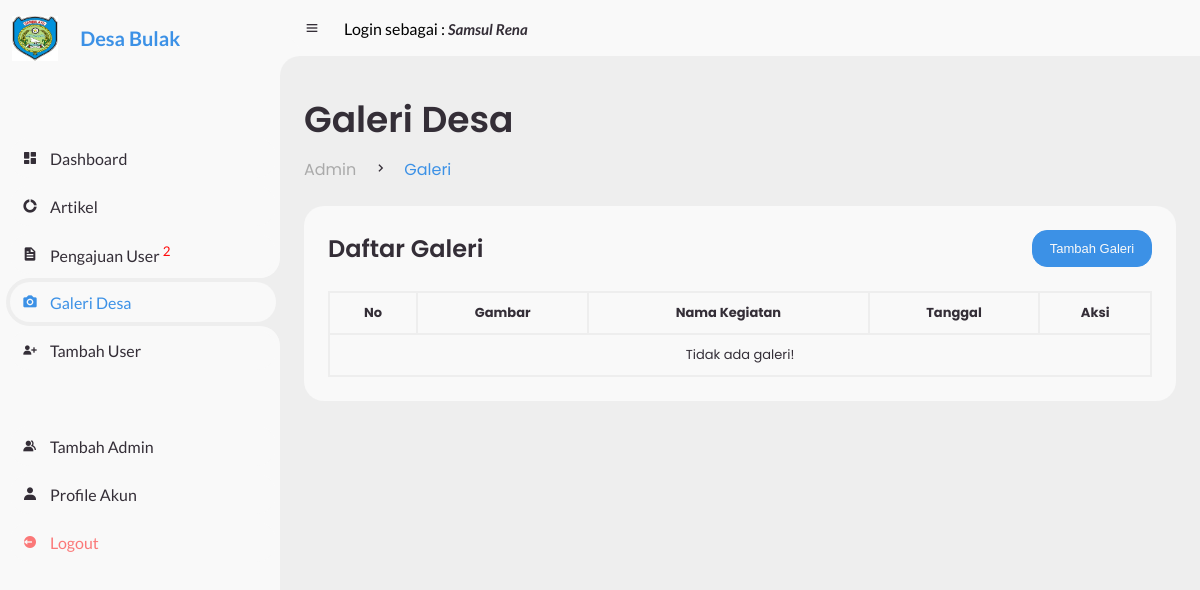
Before: /admin/galeri.php (signed in) with the older database file.
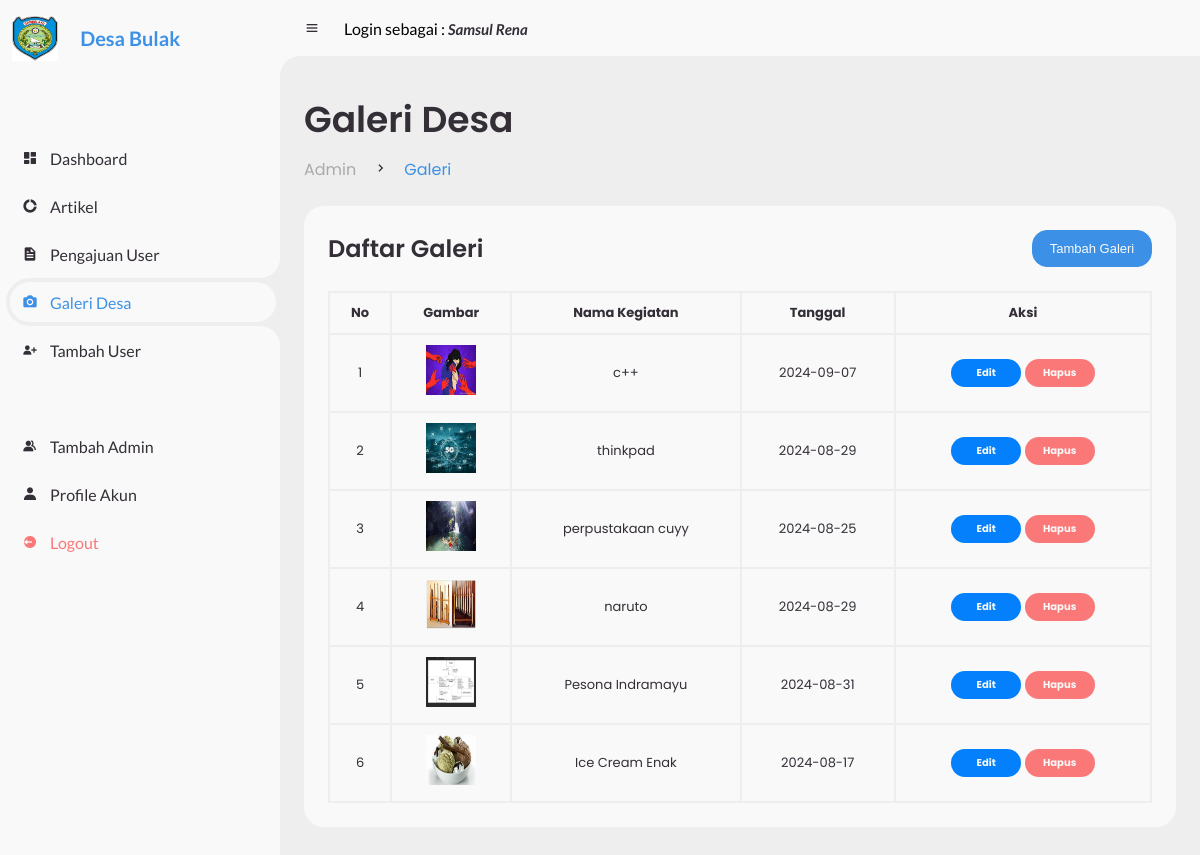
After: the same page with the newer database file.
### tables this page shows
CREATE TABLE `galeri` (
  `id_galeri` int(11) NOT NULL,
  `judul` varchar(255) NOT NULL,
  `gambar` varchar(255) NOT NULL,
  `tanggal` date NOT NULL
);

### admin/galeri.php (the view, shortened to what the changed rows need)
<?php
    require '../config/db.php';
    $sql = "SELECT id_galeri, gambar, judul,tanggal FROM galeri ORDER BY id_galeri DESC";
    $result = $conn->query($sql);
    $jumlah_pengajuan_baru = "SELECT COUNT(*) as total_pengajuan FROM pengajuan WHERE status = 'Pending'";
    $hasil = mysqli_query($conn, $jumlah_pengajuan_baru);
    $total_pengajuan = 0;
    if ($hasil && mysqli_num_rows($hasil) > 0) {
        $row = mysqli_fetch_assoc($hasil);
        $total_pengajuan = $row['total_pengajuan'];
    }
?>
<?php include 'header.php' ?>
<body>
    <section id="sidebar">
        <ul class="side-menu top">
            <li>
                <a href="pengajuan_user.php">
                    <span class="text">Pengajuan User
                        <?php if ($total_pengajuan > 0): ?>
                            <sup><?php echo $total_pengajuan; ?></sup>
                        <?php endif; ?>
                    </span>
                </a>
            </li>
        </ul>
    </section>
    <section id="content">
        <main>
            <div class="head-title">
                <div class="left">
                    <h1>Galeri Desa</h1>
                </div>
            </div>
            <div class="table-data">
                <div class="order">
                    <table>
                        <thead>
                            <tr>
                                <th>No</th>
                                <th>Gambar</th>
                                <th>Nama Kegiatan</th>
                                <th>Tanggal</th>
                                <th>Aksi</th>
                            </tr>
                        </thead>
                        <tbody>
                            <?php
                            if ($result->num_rows > 0) {
                                $no = 1;
                                while ($row = $result->fetch_assoc()) {
                                    $judul = $row['judul'];
                                    echo "<tr>";
                                    echo "<td>" . $no . "</td>";
                                    echo "<td><img src='image/" . $row['gambar'] . "' alt='Gambar' style='width:50px; height: 50px;'></td>";
                                    echo "<td>" . $judul . "</td>";
                                    echo "<td>" . $row['tanggal'] . "</td>";
                                    echo "<td>
                                        <a href='edit-galeri.php?id_galeri=" . $row['id_galeri'] . "' class='status edit'>Edit</a>
                                        <span>
                                        <a href='proses/hapus-galeri.php?id_galeri=" . $row['id_galeri'] . "' class='status hapus' onclick='return confirm(\"Apakah Anda yakin ingin menghapus galeri ini?\")'>Hapus</a>
                                        </span>
                                    </td>";
                                    echo "</tr>";
                                    $no++;
                                }
                            } else {
                                echo "<tr><td colspan='7'>Tidak ada galeri!</td></tr>";
                            }
                            ?>
                        </tbody>
                    </table>
                </div>
            </div>
        </main>
    </section>
</body>
</html>

Changed rows visible on the page:
added galeri: gambar (picture), judul "c++", tanggal "2024-09-07"
added galeri: gambar (picture), judul "thinkpad", tanggal "2024-08-29"
added galeri: gambar (picture), judul "perpustakaan cuyy", tanggal "2024-08-25"
added galeri: gambar (picture), judul "naruto", tanggal "2024-08-29"
added galeri: gambar (picture), judul "Pesona Indramayu", tanggal "2024-08-31"
added galeri: gambar (picture), judul "Ice Cream Enak", tanggal "2024-08-17"
Other visible differences:
$total_pengajuan: "2" → (not shown)
text no longer shown: "Tidak ada galeri!"
